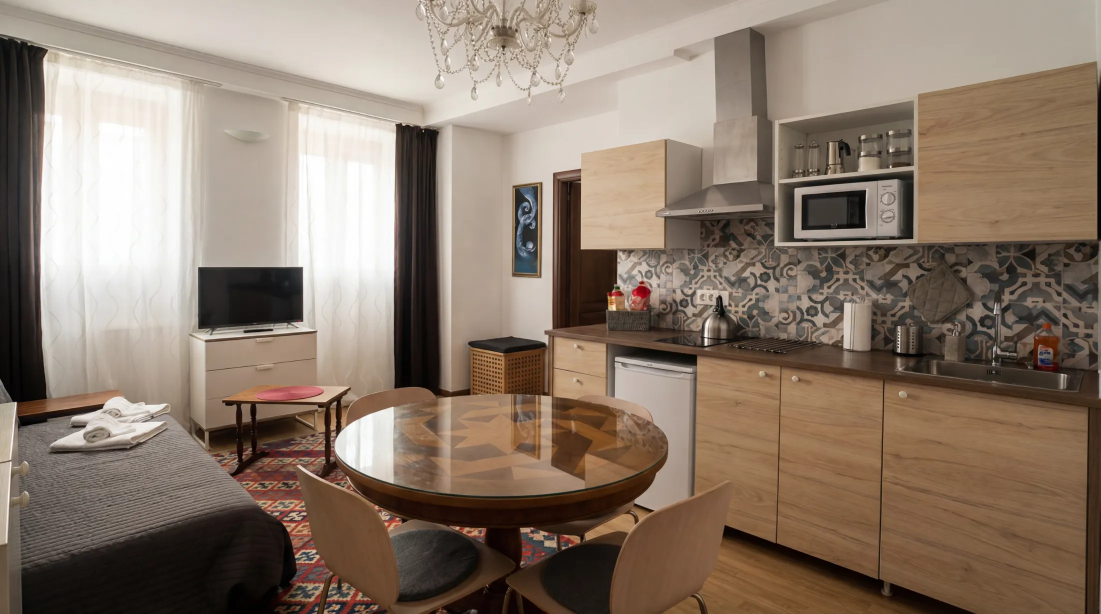
#> input picture liliumhouse/src/assets/img/raw/Giotto_Picture-10.webp, 2201 x 1228 px, given in place of Giotto_Picture-11.jpg, which was not available (shown at 1/2 size)
$ python images.py ../src/assets/img/raw/Giotto_Picture-10.webp
#> lines starting #> are read from the running program, lines starting #| are printed output that depends on the picture
#!/usr/bin/env python3
"""Convert the original liliumhouse.com photos to responsive WebP.

Original photos only: no upscale, no AI edits, no sharpening.
usage: python3 -I scripts/images.py <folder_with_originals>
writes src/assets/img/<name>-<width>.webp + manifest.json
"""
import json, os, sys
from PIL import Image, ImageOps

RAW = sys.argv[1]
OUT = os.path.join(os.path.dirname(os.path.abspath(__file__)), "..", "src", "assets", "img")
os.makedirs(OUT, exist_ok=True)
WIDTHS = [480, 960, 1280, 1920]

NAMES = {
    "Giotto_Picture-11.jpg": "rome-living-room",
    "Creta_Picture-7.webp": "crete-living-room",
    "Creta_Picture-12.webp": "crete-dining",
    "Creta_Picture-13.webp": "crete-bougainvillea",
    "hf_20260210_184352_44086141-3c7a-4c26-a331-2509e145d6cb.webp": "rome-rooftops",
    "hf_20260210_184732_bf11b955-bfe2-4bee-874b-f229d4c17d3a.webp": "rome-dome-keyhole",
    "hf_20260210_185047_79d8437a-0836-41a1-83fb-b73868a9ce54.webp": "rome-san-saba",
    "hf_20260210_185151_da06941b-1a93-40d1-a546-083b62713271.webp": "rome-skyline",
    "hf_20260210_185509_a5b37ece-7c35-47f1-a7f1-021dab6f1ebe.webp": "rome-colosseum",
    "hf_20260210_185553_f482a919-7ede-45cd-a5aa-55f3ee19add7.webp": "rome-vatican",
    "hf_20260210_190948_4cf8e198-69de-4f79-929b-a055131ad0e0.webp": "rome-aventino-street",
    "hf_20260210_195105_6b636ce1-505b-4d8b-a7f1-76a5ca698b8b.webp": "crete-village",
    "69ce2ce3a_9a33c1b8-a635-4c8e-9156-9c8b8e424451.jpg": "crete-sunset",
    "photo-1531572753322-ad063cecc140.jpg": "rome-st-peters-aerial",
    # Client photos (Drive, Nov 2026)
    "drive-rome-18.jpg": "rome-g1-bathroom",
    "drive-rome-19.jpg": "rome-g1-bedroom",
    "drive-rome-20.jpg": "rome-g1-bedroom-2",
    "drive-rome-21.jpg": "rome-g1-bedroom-3",
    "drive-rome-12.jpg": "rome-g2-bathroom",
    "drive-rome-13.jpg": "rome-g2-bedroom",
    "drive-rome-14.jpg": "rome-g2-bedroom-2",
    "drive-rome-17.jpg": "rome-g2-dining",
    "drive-rome-15.jpg": "rome-g2-living",
    "drive-rome-16.jpg": "rome-g2-sofa-bed",
    "drive-rome-06.jpg": "rome-g3-bathroom",
    "drive-rome-02.jpg": "rome-g3-bedroom",
    "drive-rome-03.jpg": "rome-g3-bedroom-2",
    "drive-rome-05.jpg": "rome-g3-bedroom-3",
    "drive-rome-04.jpg": "rome-g3-kitchen",
    "drive-rome-01.jpg": "rome-g4-bathroom",
    "drive-rome-07.jpg": "rome-g4-bedroom",
    "drive-rome-08.jpg": "rome-g4-bedroom-2",
    "drive-rome-10.jpg": "rome-g4-bedroom-3",
    "drive-rome-09.jpg": "rome-g4-kitchenette",
    "drive-rome-11.jpg": "rome-g4-living",
    "drive-crete2-01.jpg": "crete2-entrance",
    "drive-crete2-02.jpg": "crete2-bedroom",
    "drive-crete2-03.jpg": "crete2-room",
    "drive-crete2-04.jpg": "crete2-daybed",
    "drive-crete2-05.jpg": "crete2-bathroom",
    "drive-crete2-06.jpg": "crete2-room-view",
    "drive-crete3-01.jpg": "crete3-kitchen",
    "drive-crete3-02.jpg": "crete3-room",
    "drive-crete3-03.jpg": "crete3-sofa",
    "drive-crete3-04.jpg": "crete3-bedroom",
    "drive-crete3-06.jpg": "crete3-kitchenette",
    "drive-crete-general-01.jpg": "crete-windsurf",
    "drive-crete-general-03.jpg": "crete-beach-rock",
    "drive-crete-general-04.jpg": "crete-seaside-taverna",
    "drive-crete-general-05.jpg": "crete-cave-view",
}

manifest = {}
for src, name in NAMES.items():
    im = ImageOps.exif_transpose(Image.open(os.path.join(RAW, src))).convert("RGB")
#> im is the input picture: PIL image 2201x1228 RGB; mean R, G, B 139.2, 122.2, 107.5
    W, H = im.size
#> W = 2201; H = 1228
    widths = [w for w in WIDTHS if w <= W] or [W]
#> widths = [480, 960, 1280, 1920]
    if W not in widths and W - widths[-1] > 100:
        widths.append(W)
    for w in widths:
        im.resize((w, round(H * w / W)), Image.LANCZOS).save(os.path.join(OUT, f"{name}-{w}.webp"), "WEBP", quality=80, method=6)
#> this loop made 5 passes
#> pass 1, `im.resize((w, round(H * w / W)), Image.LANCZOS).save(os.path.join(OUT,..`:
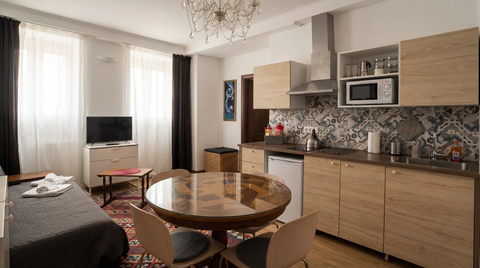
#> saved as rome-living-room-480.webp: PIL image 480x268 RGB; mean R, G, B 139.2, 122.2, 107.6
#> pass 2, `im.resize((w, round(H * w / W)), Image.LANCZOS).save(os.path.join(OUT,..`:
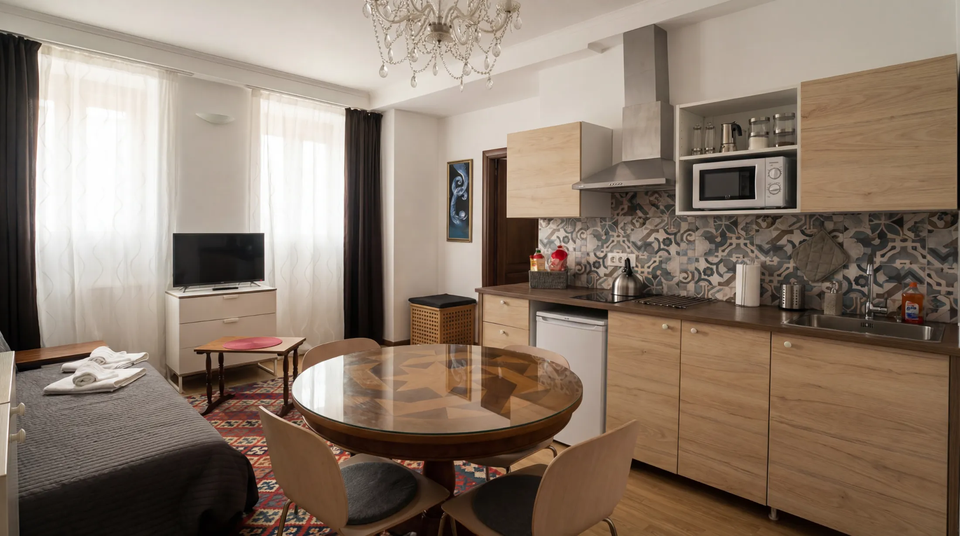
#> saved as rome-living-room-960.webp: PIL image 960x536 RGB; mean R, G, B 139.2, 122.2, 107.6
    manifest[name] = {"w": W, "h": H, "widths": widths, "source": src}
    print(f"{name:26s} {W}x{H} -> {widths}")
#| rome-living-room           2201x1228 -> [480, 960, 1280, 1920, 2201]
#> pass 2 of the loop `for src, name in NAMES.items():`:
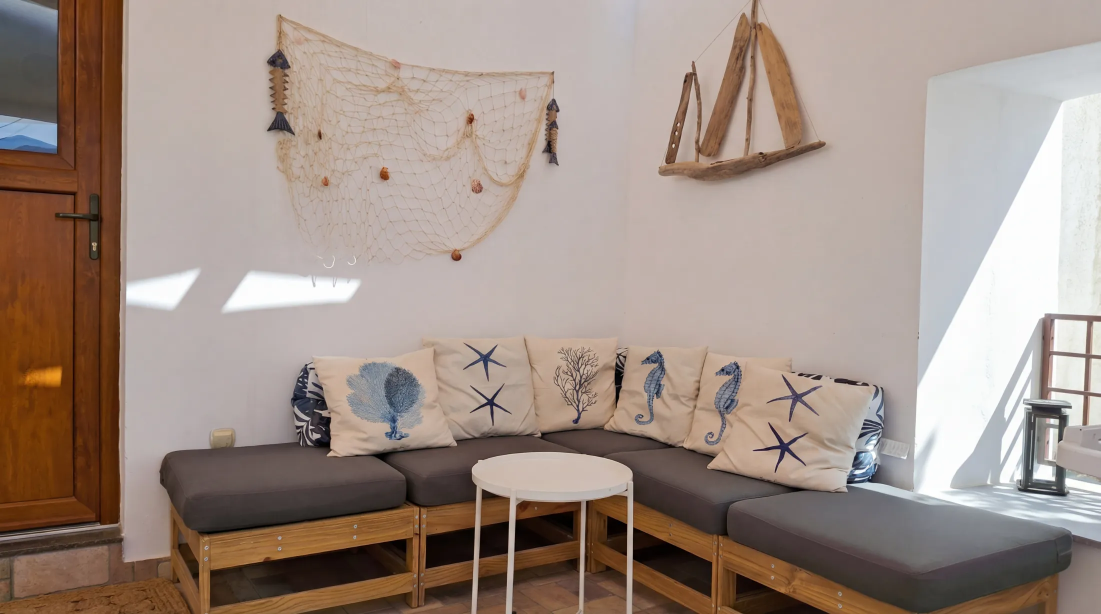
#> input picture liliumhouse/src/assets/img/raw/Creta_Picture-7.webp, 2201 x 1228 px, found by its file name (shown at 1/2 size)
#> im is the input picture: PIL image 2201x1228 RGB; mean R, G, B 159.6, 143, 133.4
#> the loop `for w in widths:` made 5 passes
#> pass 1, `im.resize((w, round(H * w / W)), Image.LANCZOS).save(os.path.join(OUT,..`:
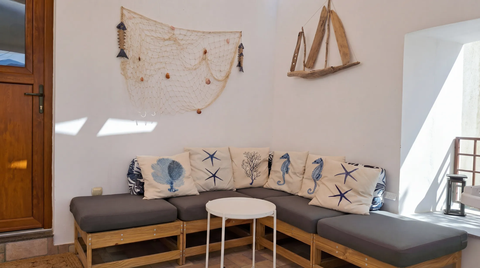
#> saved as crete-living-room-480.webp: PIL image 480x268 RGB; mean R, G, B 159.6, 143, 133.4
#> pass 2, `im.resize((w, round(H * w / W)), Image.LANCZOS).save(os.path.join(OUT,..`:
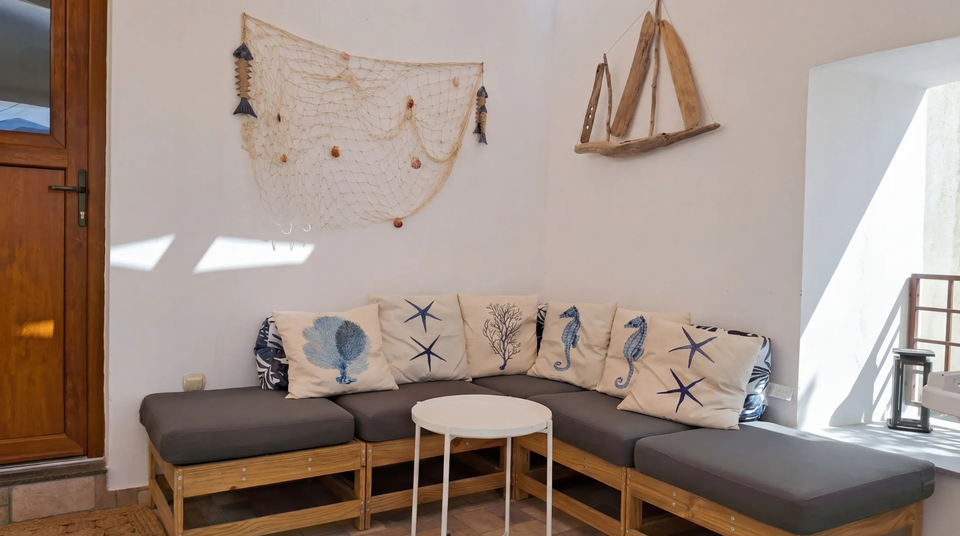
#> saved as crete-living-room-960.webp: PIL image 960x536 RGB; mean R, G, B 159.6, 143, 133.4
#| crete-living-room          2201x1228 -> [480, 960, 1280, 1920, 2201]
#> (the run stopped early here; a loop or call above may not have finished)
